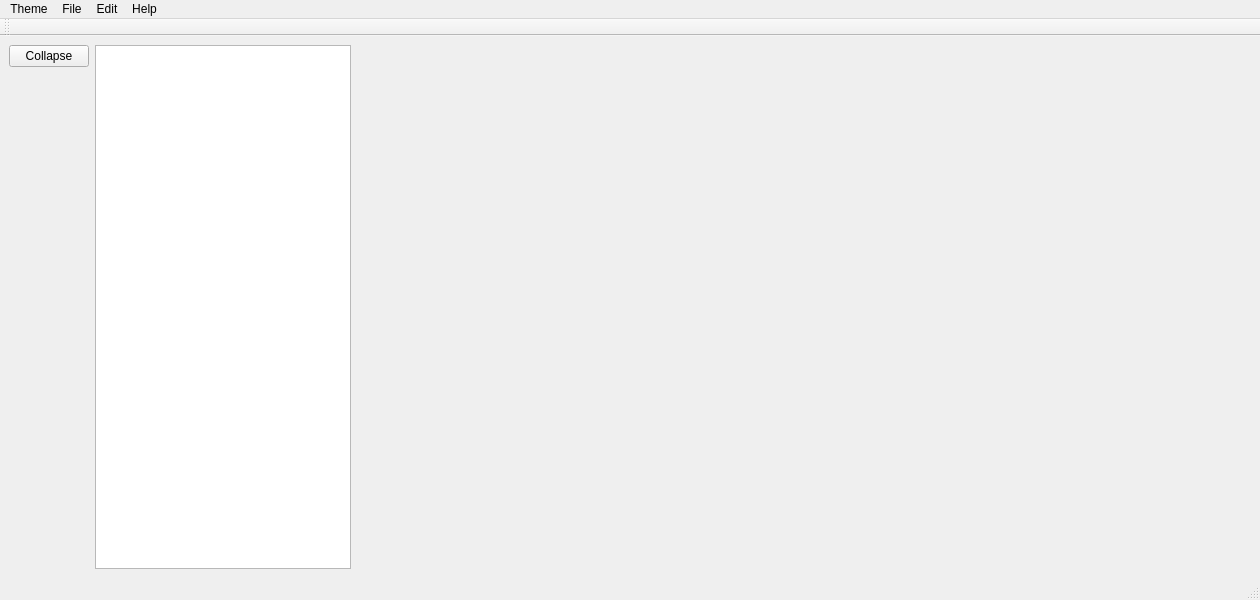
<?xml version="1.0" encoding="UTF-8"?>
<ui version="4.0">
 <class>MainWindow</class>
 <widget class="QMainWindow" name="MainWindow">
  <property name="geometry">
   <rect>
    <x>0</x>
    <y>0</y>
    <width>1260</width>
    <height>600</height>
   </rect>
  </property>
  <property name="windowTitle">
   <string>MainWindow</string>
  </property>
  <widget class="QWidget" name="centralwidget">
   <layout class="QFormLayout" name="formLayout">
    <item row="0" column="0">
     <layout class="QHBoxLayout" name="horizontalLayout_2">
      <item>
       <layout class="QVBoxLayout" name="verticalLayout">
        <item>
         <widget class="OrientablePushButton" name="toggleMenu">
          <property name="sizePolicy">
           <sizepolicy hsizetype="Fixed" vsizetype="Minimum">
            <horstretch>0</horstretch>
            <verstretch>0</verstretch>
           </sizepolicy>
          </property>
          <property name="text">
           <string>Collapse</string>
          </property>
          <property name="shortcut">
           <string>Ctrl+M</string>
          </property>
         </widget>
        </item>
        <item>
         <spacer name="verticalSpacer">
          <property name="orientation">
           <enum>Qt::Vertical</enum>
          </property>
          <property name="sizeHint" stdset="0">
           <size>
            <width>20</width>
            <height>40</height>
           </size>
          </property>
         </spacer>
        </item>
       </layout>
      </item>
      <item>
       <layout class="QVBoxLayout" name="verticalLayout_2">
        <item>
         <widget class="QListWidget" name="listWidget">
          <property name="enabled">
           <bool>true</bool>
          </property>
         </widget>
        </item>
       </layout>
      </item>
     </layout>
    </item>
    <item row="0" column="1">
     <layout class="QGridLayout" name="gridLayout_2">
      <item row="0" column="0">
       <widget class="ThemeWidget" name="theme" native="true">
        <property name="styleSheet">
         <string notr="true"/>
        </property>
       </widget>
      </item>
     </layout>
    </item>
   </layout>
  </widget>
  <widget class="QMenuBar" name="menubar">
   <property name="geometry">
    <rect>
     <x>0</x>
     <y>0</y>
     <width>1260</width>
     <height>21</height>
    </rect>
   </property>
   <widget class="QMenu" name="menuTheme">
    <property name="title">
     <string>Theme</string>
    </property>
    <addaction name="actionSave"/>
    <addaction name="actionCreate_new_theme"/>
    <addaction name="actionImport_new_theme"/>
    <addaction name="actionImport_from_link"/>
   </widget>
   <widget class="QMenu" name="menuFile">
    <property name="title">
     <string>File</string>
    </property>
   </widget>
   <widget class="QMenu" name="menuEdit">
    <property name="title">
     <string>Edit</string>
    </property>
   </widget>
   <widget class="QMenu" name="menuHelp">
    <property name="title">
     <string>Help</string>
    </property>
   </widget>
   <addaction name="menuTheme"/>
   <addaction name="menuFile"/>
   <addaction name="menuEdit"/>
   <addaction name="menuHelp"/>
  </widget>
  <widget class="QStatusBar" name="statusbar"/>
  <widget class="QToolBar" name="toolBar">
   <property name="sizePolicy">
    <sizepolicy hsizetype="Preferred" vsizetype="Fixed">
     <horstretch>0</horstretch>
     <verstretch>0</verstretch>
    </sizepolicy>
   </property>
   <property name="windowTitle">
    <string>toolBar</string>
   </property>
   <property name="iconSize">
    <size>
     <width>32</width>
     <height>32</height>
    </size>
   </property>
   <attribute name="toolBarArea">
    <enum>TopToolBarArea</enum>
   </attribute>
   <attribute name="toolBarBreak">
    <bool>false</bool>
   </attribute>
  </widget>
  <action name="actionSave">
   <property name="text">
    <string>Save</string>
   </property>
   <property name="shortcut">
    <string>Ctrl+S</string>
   </property>
  </action>
  <action name="actionCreate_new_theme">
   <property name="text">
    <string>Create new theme</string>
   </property>
   <property name="shortcut">
    <string>Ctrl+N</string>
   </property>
  </action>
  <action name="actionImport_new_theme">
   <property name="text">
    <string>Import new theme</string>
   </property>
  </action>
  <action name="actionImport_from_link">
   <property name="text">
    <string>Import from link</string>
   </property>
  </action>
 </widget>
 <customwidgets>
  <customwidget>
   <class>OrientablePushButton</class>
   <extends>QPushButton</extends>
   <header>include/Widgets/orientablepushbutton.h</header>
  </customwidget>
  <customwidget>
   <class>ThemeWidget</class>
   <extends>QWidget</extends>
   <header>themewidget.h</header>
   <container>1</container>
  </customwidget>
 </customwidgets>
 <resources/>
 <connections/>
</ui>
